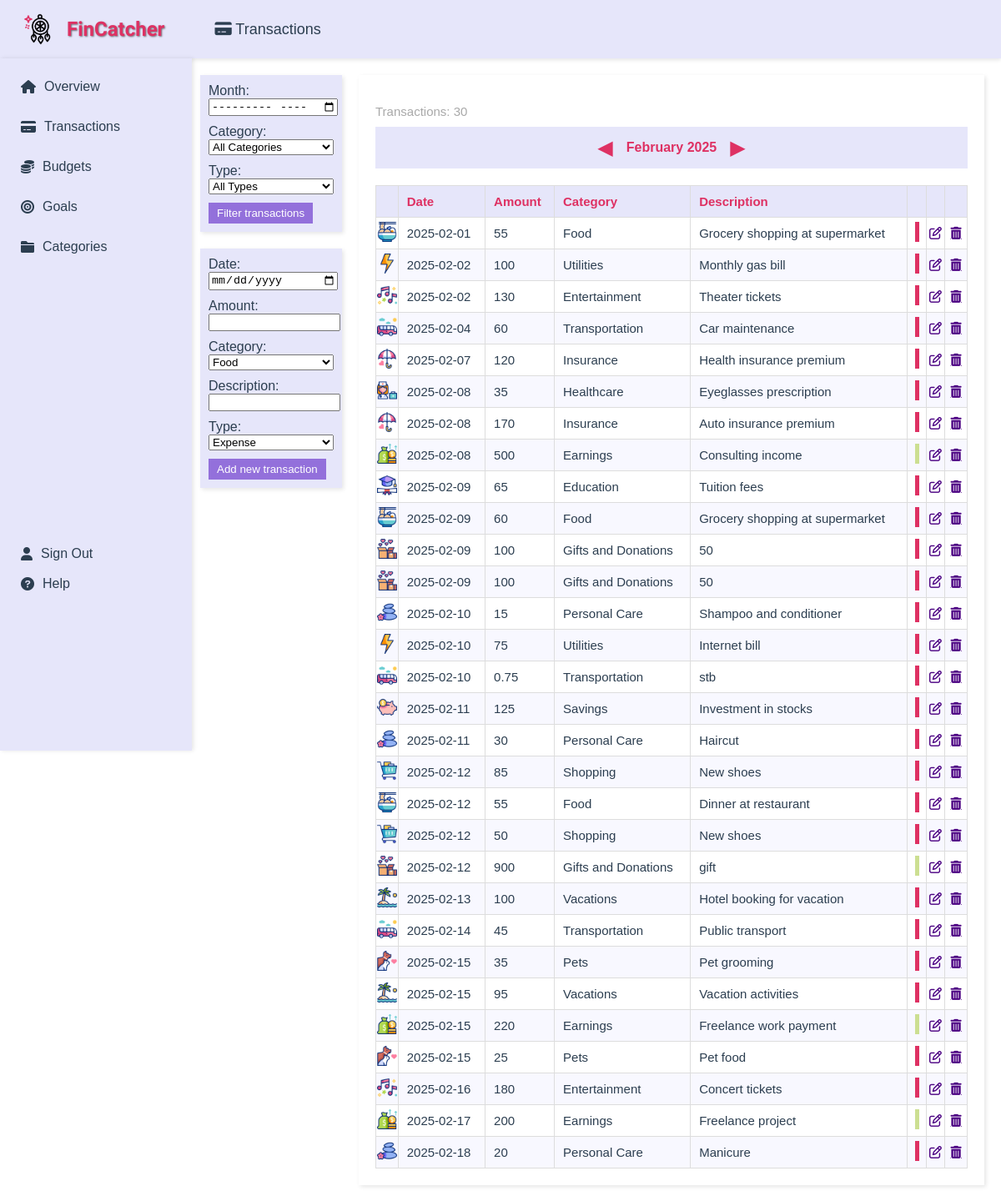
Page /transactions on the committed database.
### app/main/models.py (models this page shows)
class Transactions(db.Model):
    id = db.Column(db.Integer, primary_key=True, unique=True, nullable=False)
    date = db.Column(db.Date, nullable=False)
    amount = db.Column(db.Float, nullable=False)
    category_id = db.Column(db.Integer, db.ForeignKey('categories.id'), nullable=False)  # References Categories table
    description = db.Column(db.String(1000), nullable=True)
    type = db.Column(db.String(10), nullable=False)
    category = db.relationship('Categories', backref=db.backref('transactions', lazy=True))

class Categories(db.Model):
    id = db.Column(db.Integer, primary_key=True, unique=True, nullable=False)
    name = db.Column(db.String(50), unique=True, nullable=False)
    description = db.Column(db.String(1000), nullable=True)

### app/transactions/routes.py (the view, shortened to what this page needs)
@transactions.route('/transactions', methods=['GET', 'POST'])
def transactions_page():
    message = ""
    filter_month = request.args.get('filter_month')
    filter_category = request.args.get('filter_category')
    filter_type = request.args.get('filter_type')
    now = datetime.now()
    current_month = now.month
    current_year = now.year
    change_month = request.args.get('change_month', 0, type=int)
    if filter_month:
        try:
            year, month = map(int, filter_month.split('-'))
        except ValueError:
            year, month = current_year, current_month
    else:
        year, month = current_year, current_month
    new_date = datetime(year, month, 1) + relativedelta(months=change_month)
    new_month = new_date.month
    new_year = new_date.year
    filter_month = f'{new_year}-{new_month:02}'
    current_month_name = new_date.strftime('%B')
    query = Transactions.query.join(Categories).filter(Transactions.category_id == Categories.id)
    if filter_month:
        start_date = datetime.strptime(filter_month + '-01', '%Y-%m-%d')
        last_day = monthrange(new_year, new_month)[1]
        end_date = datetime.strptime(f'{filter_month}-{last_day}', '%Y-%m-%d')
        query = query.filter(Transactions.date >= start_date, Transactions.date <= end_date).order_by(Transactions.date.asc())
    if filter_category:
        query = query.filter(Transactions.category_id == filter_category)
    if filter_type:
        query = query.filter(Transactions.type == filter_type)
    transactions_list = query.all()
    categories = Categories.query.all()
    return render_template(
        'show_transactions.html',
        transactions=transactions_list,
        categories=categories,
        category_icons=category_icons,
        page_title='Transactions',
        icon='fas fa-credit-card',
        current_month=new_month,
        current_year=new_year,
        current_month_name=current_month_name,
        filter_month=filter_month
    )

### app/transactions/templates/show_transactions.html (shortened to what this page needs)
{% extends "layout.html" %}
{% block content %}
<div style="display: flex; flex-direction: row; justify-content: flex-start;">
    <div style="display: flex; flex-direction: column; margin-right: 20px;">
        <form id="filter-form" action="{{ url_for('transactions.transactions_page') }}" method="GET" style="background-color: #E6E6FA; padding: 10px; box-shadow: 2px 2px 5px rgba(0,0,0,0.1); margin-bottom: 20px; width: 150px;">
            <label for="filter-month" style="margin-bottom: 2px;">Month:</label>
            <input type="month" id="filter-month" name="filter_month" style="margin-bottom: 10px; width: 100%;">
            <label for="filter-category" style="margin-bottom: 2px;">Category:</label>
            <select id="filter-category" name="filter_category" style="margin-bottom: 10px; width: 100%;">
                <option value="">All Categories</option>
            </select>
            <label for="filter-type" style="margin-bottom: 2px;">Type:</label>
            <select id="filter-type" name="filter_type" style="margin-bottom: 10px; width: 100%;">
                <option value="">All Types</option>
            </select>
            <button type="submit" style="background-color: #9370DB; color: white; padding: 5px 10px; border: none; cursor: pointer;">Filter transactions</button>
        </form>
        <form id="add-transaction-form" action="{{ url_for('transactions.transactions_page') }}" method="POST" style="background-color: #E6E6FA; padding: 10px; box-shadow: 2px 2px 5px rgba(0,0,0,0.1); width: 150px;">
            <label for="date" style="margin-bottom: 2px;">Date:</label>
            <input type="date" id="date" name="date" required style="margin-bottom: 10px; width: 100%;">
            <label for="amount" style="margin-bottom: 2px;">Amount:</label>
            <input type="number" step="0.01" id="amount" name="amount" required style="margin-bottom: 10px; width: 100%;">
            <label for="category_id" style="margin-bottom: 2px;">Category:</label>
            <select id="category_id" name="category_id" required style="margin-bottom: 10px; width: 100%;">
                {% for category in categories %}
                    <option value="{{ category.id }}">{{ category.name }}</option>
                {% endfor %}
            </select>
            <label for="description" style="margin-bottom: 2px;">Description:</label>
            <input type="text" id="description" name="description" style="margin-bottom: 10px; width: 100%;">
            <label for="type" style="margin-bottom: 2px;">Type:</label>
            <select id="type" name="type" required style="margin-bottom: 10px; width: 100%;">
                <option value="expense">Expense</option>
            </select>
            <button type="submit" style="background-color: #9370DB; color: white; padding: 5px 10px; border: none; cursor: pointer;">Add new transaction</button>
        </form>
    </div>
    <div style="display: flex; flex-direction: row; width: calc(100% - 190px);">
        <div id="transactions-list" style="background-color: #ffffff; padding: 20px; box-shadow: 2px 2px 5px rgba(0,0,0,0.1); flex: 1;">
            <p style="font-size: 15px; color: #A9A9A9; margin-bottom: 10px;">Transactions: {{ transactions|length }}</p>
            <div class="filter-bar" style="display: flex; align-items: center; justify-content: center; margin-bottom: 20px; background-color: #E6E6FA; padding: 10px;">
                <form action="{{ url_for('transactions.transactions_page') }}" method="GET" style="display: flex; align-items: center;">
                    <button type="submit" name="change_month" value="-1" style="background: none; border: none; cursor: pointer; font-size: 24px; color: #DE3163;">&#9664;</button>
                    <span id="current-month" style="margin: 0 10px; font-weight: bold; color: #DE3163;">{{ current_month_name }} {{ current_year }}</span>
                    <button type="submit" name="change_month" value="1" style="background: none; border: none; cursor: pointer; font-size: 24px; color: #DE3163;">&#9654;</button>
                </form>
            </div>
            <table style="width: 100%; border-collapse: collapse; text-align: left; font-size: 15px;">
                <thead style="background-color: #E6E6FA; color: #DE3163;">
                    <tr>
                        <th style="padding: 10px; border: 1px solid #DDD;"></th>
                        <th style="padding: 10px; border: 1px solid #DDD;">Date</th>
                        <th style="padding: 10px; border: 1px solid #DDD;">Amount</th>
                        <th style="padding: 10px; border: 1px solid #DDD;">Category</th>
                        <th style="padding: 10px; border: 1px solid #DDD;">Description</th>
                        <th style="padding: 10px; border: 1px solid #DDD;"></th>
                        <th style="padding: 10px; border: 1px solid #DDD;"></th>
                        <th style="padding: 10px; border: 1px solid #DDD;"></th>
                    </tr>
                </thead>
                <tbody>
                    {% for transaction in transactions %}
                    <tr style="background-color: {% if loop.index0 % 2 == 0 %}#FFFFFF{% else %}#F8F8FF{% endif %};">
                        <td style="padding: 0; border: 1px solid #DDD; text-align: center;">
                            <img src="{{ category_icons[transaction.category_id] }}" alt="Category icon" style="width:24px; height:24px;">
                        </td>
                        <td style="padding: 10px; border: 1px solid #DDD;">{{ transaction.date }}</td>
                        <td style="padding: 10px; border: 1px solid #DDD;">
                            {{ "%.0f"|format(transaction.amount) if transaction.amount.is_integer() else "%.2f"|format(transaction.amount) }}
                        </td>
                        <td style="padding: 10px; border: 1px solid #DDD;">{{ transaction.category.name }}</td>
                        <td style="padding: 10px; border: 1px solid #DDD;">{{ transaction.description }}</td>
                        <td style="padding: 0px; border: 1px solid #DDD; text-align: center;">
                            {% if transaction.type == 'expense' %}
                                <div style="width: 5px; height: 24px; background-color: #DE3163; display: inline-block;"></div>
                            {% else %}
                                <div style="width: 5px; height: 24px; background-color: #CCDF92; display: inline-block;"></div>
                            {% endif %}
                        </td>
                        <td style="padding: 0; border: 1px solid #DDD; text-align: center;">
                            <a href="{{ url_for('transactions.edit_transaction', id=transaction.id) }}" class="edit-btn" style="color: #4B0082;">
                                <i class="fa-regular fa-pen-to-square"></i>
                            </a>
                        </td>
                        <td style="padding: 0; border: 1px solid #DDD; text-align: center;">
                            <div style="display: flex; justify-content: center; align-items: center; gap: 0;">
                                <a href="{{ url_for('transactions.delete_transaction', id=transaction.id) }}" class="delete-btn" style="display: flex; justify-content: center; align-items: center; width: 24px; height: 24px; text-align: center; color: #4B0082;" onclick="confirmDelete(event, {{ transaction.id }});">
                                    <i class="fas fa-trash-alt"></i>
                                </a>
                            </div>
                        </td>
                    </tr>
                {% endfor %}
                </tbody>
            </table>
        </div>
    </div>
    </div>
</div>
{% endblock %}

### app/main/templates/layout.html (style rules this page uses)
body { margin: 0; font-family: Arial, sans-serif; background-color: #ffffff; color: #2c3e50; }

### rows in the picture
Transactions: amount "55", type "expense" (drawn)
Transactions: amount "100", type "expense" (drawn)
Transactions: amount "130", type "expense" (drawn)
Transactions: amount "60", type "expense" (drawn)
Transactions: amount "120", type "expense" (drawn)
Transactions: shows a picture, amount "35", type "expense" (drawn)
Transactions: amount "170", type "expense" (drawn)
Transactions: amount "500", type "income" (drawn)
Transactions: shows a picture, amount "65", type "expense" (drawn)
Transactions: amount "60", type "expense" (drawn)
Transactions: amount "100", type "expense" (drawn)
Transactions: amount "100", type "expense" (drawn)
Transactions: amount "15", type "expense" (drawn)
Transactions: amount "75", type "expense" (drawn)
Transactions: amount "0.75", type "expense" (drawn)
Transactions: shows a picture, amount "125", type "expense" (drawn)
Transactions: amount "30", type "expense" (drawn)
Transactions: amount "85", type "expense" (drawn)
Transactions: amount "55", type "expense" (drawn)
Transactions: amount "50", type "expense" (drawn)
Transactions: amount "900", type "income" (drawn)
Transactions: amount "100", type "expense" (drawn)
Transactions: amount "45", type "expense" (drawn)
Transactions: amount "35", type "expense" (drawn)
Transactions: amount "95", type "expense" (drawn)
Transactions: amount "220", type "income" (drawn)
Transactions: amount "25", type "expense" (drawn)
Transactions: amount "180", type "expense" (drawn)
Transactions: amount "200", type "income" (drawn)
Transactions: amount "20", type "expense" (drawn)

### other values in the picture
{{ page_title }} "Transactions"
{{ transactions|length }} "30"
{{ current_month_name }} "February"
{{ current_year }} "2025"
form field category_id "Food"
